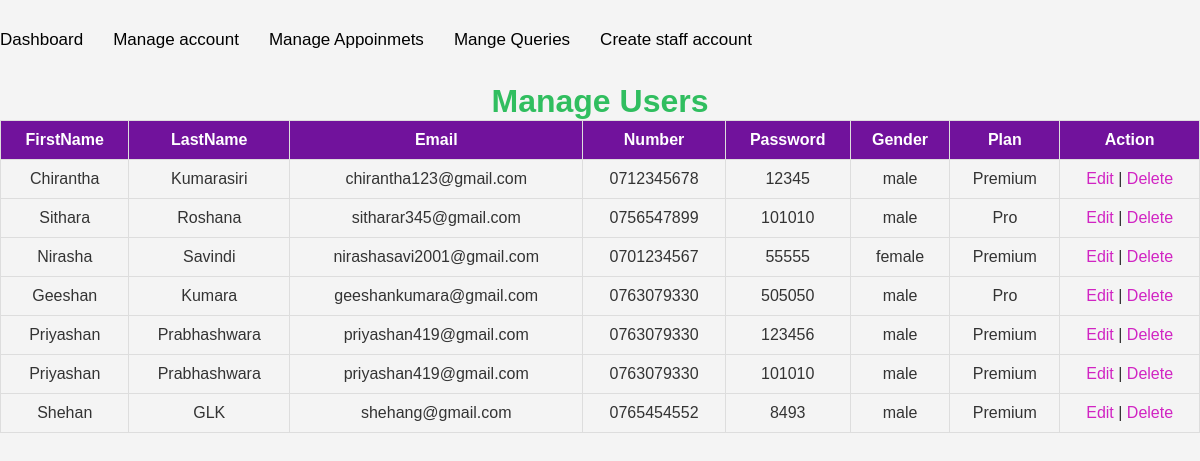
Page /Assignment/Admin/manageaccount.php on the committed database.
### tables this page shows
CREATE TABLE IF NOT EXISTS `registration` (
  `id` int NOT NULL AUTO_INCREMENT,
  `FirstName` varchar(50) NOT NULL,
  `LastName` varchar(50) NOT NULL,
  `Email` varchar(50) NOT NULL,
  `Number` varchar(50) NOT NULL,
  `Password` varchar(50) NOT NULL,
  `Gender` enum('male','female','other') NOT NULL,
  `Plan` varchar(50) NOT NULL,
  PRIMARY KEY (`id`)
);

### Assignment/Admin/manageaccount.php (the view, shortened to what this page needs)
<?php
include 'dbc.php';
$users = $conn->query("SELECT * FROM registration");
?>
<html>
    <head>
    <link rel="stylesheet" href="manageaccount.css?v=<?php echo time(); ?>">
    </head>
<body>
         <section class="menu">
            <div class="nav">
            <ul>
                     <li><a class="active"href="Adminhome.php">Dashboard</a></li>
                    <li><a class="active"href="Manageaccount.php">Manage account</a></li>
                    <li><a class="active"href="Manageappoinment.php">Manage Appoinmets</a></li>
                    <li><a class="active"href="ManageQuery.php">Mange Queries</a></li>
                    <li><a class="active"href="Createstaffaccount.php">Create staff account</a></li>
            </ul>
    </section>
<div class="manage-users">
        <h1>Manage Users</h1>
        <table>
            <tr>
                <th>FirstName</th>
                <th>LastName</th>
                <th>Email</th>
                <th>Number  </th>
                <th>Password</th>
                <th>Gender</th>
                <th>Plan</th>
                <th>Action</th>
            </tr>
            <?php foreach ($users as $user): ?>
            <tr>
                <td><?php echo $user['FirstName']; ?></td>
                <td><?php echo $user['LastName']; ?></td>
                <td><?php echo $user['Email']; ?></td>
                <td><?php echo $user['Number']; ?></td>
                <td><?php echo $user['Password']; ?></td>
                <td><?php echo $user['Gender']; ?></td>
                <td><?php echo $user['Plan']; ?></td>
                <td>
                    <a href="edituser.php?id=<?php echo $user['id']; ?>">Edit</a> |
                    <a href="deleteuser.php?id=<?php echo $user['id']; ?>">Delete</a>
                </td>
            </tr>
            <?php endforeach; ?>
        </table>
    </div>
</body>
</html>

### Assignment/Admin/manageaccount.css (style rules this page uses)
*,::after,::before { margin: 0; padding: 0; box-sizing: border-box; }
html { scroll-behavior: smooth; }
body { background-color: #e9e9e9; }
.nav { width: 100%; display: flex; justify-content: space-between; align-items: center; padding: 30px 0; }
.nav ul { display: flex; list-style: none; }
.nav ul li { margin-right: 30px; }
.nav ul li a { text-decoration: none; color: #000000; font-weight: 500; font-family: sans-serif; font-size: 17px; }
.nav ul .active::after { content: ''; width: 0; height: 3px; background-color: #1473b3; display: flex; position: relative; margin-left: 10px; }
body { font-family: Arial, sans-serif; background-color: #f4f4f4; color: #333; margin: 0; padding: 0; }
h1 { color: #30be5f; text-align: center; }
table { border-collapse: collapse; width: 100%; }
table, th, td { border: 1px solid #ddd; }
th, td { padding: 10px; text-align: center; }
th { background-color: #71129c; color: white; }
a { color: #d124c3; text-decoration: none; }

### rows in the picture
registration: FirstName "Chirantha", LastName "Kumarasiri", Email "chirantha123@gmail.com", Number "0712345678", Password "12345", Gender "male", Plan "Premium"
registration: FirstName "Sithara", LastName "Roshana", Email "sitharar345@gmail.com", Number "0756547899", Password "101010", Gender "male", Plan "Pro"
registration: FirstName "Nirasha", LastName "Savindi", Email "nirashasavi2001@gmail.com", Number "0701234567", Password "55555", Gender "female", Plan "Premium"
registration: FirstName "Geeshan", LastName "Kumara", Email "geeshankumara@gmail.com", Number "0763079330", Password "505050", Gender "male", Plan "Pro"
registration: FirstName "Priyashan", LastName "Prabhashwara", Email "priyashan419@gmail.com", Number "0763079330", Password "123456", Gender "male", Plan "Premium"
registration: FirstName "Priyashan", LastName "Prabhashwara", Email "priyashan419@gmail.com", Number "0763079330", Password "101010", Gender "male", Plan "Premium"
registration: FirstName "Shehan", LastName "GLK", Email "shehang@gmail.com", Number "0765454552", Password "8493", Gender "male", Plan "Premium"
